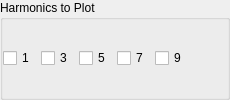
               <widget class="QGroupBox" name="groupBox_nhplot">
                <property name="sizePolicy">
                 <sizepolicy hsizetype="Preferred" vsizetype="Fixed">
                  <horstretch>0</horstretch>
                  <verstretch>0</verstretch>
                 </sizepolicy>
                </property>
                <property name="title">
                 <string>Harmonics to Plot</string>
                </property>
                <property name="flat">
                 <bool>true</bool>
                </property>
                <layout class="QHBoxLayout" name="horizontalLayout_12">
                 <property name="leftMargin">
                  <number>0</number>
                 </property>
                 <property name="topMargin">
                  <number>0</number>
                 </property>
                 <property name="rightMargin">
                  <number>0</number>
                 </property>
                 <property name="bottomMargin">
                  <number>0</number>
                 </property>
                 <item>
                  <widget class="QCheckBox" name="checkBox">
                   <property name="text">
                    <string>1</string>
                   </property>
                  </widget>
                 </item>
                 <item>
                  <widget class="QCheckBox" name="checkBox_2">
                   <property name="text">
                    <string>3</string>
                   </property>
                  </widget>
                 </item>
                 <item>
                  <widget class="QCheckBox" name="checkBox_3">
                   <property name="text">
                    <string>5</string>
                   </property>
                  </widget>
                 </item>
                 <item>
                  <widget class="QCheckBox" name="checkBox_4">
                   <property name="text">
                    <string>7</string>
                   </property>
                  </widget>
                 </item>
                 <item>
                  <widget class="QCheckBox" name="checkBox_5">
                   <property name="text">
                    <string>9</string>
                   </property>
                  </widget>
                 </item>
                 <item>
                  <spacer name="horizontalSpacer_13">
                   <property name="orientation">
                    <enum>Qt::Horizontal</enum>
                   </property>
                   <property name="sizeHint" stdset="0">
                    <size>
                     <width>40</width>
                     <height>20</height>
                    </size>
                   </property>
                  </spacer>
                 </item>
                </layout>
               </widget>
